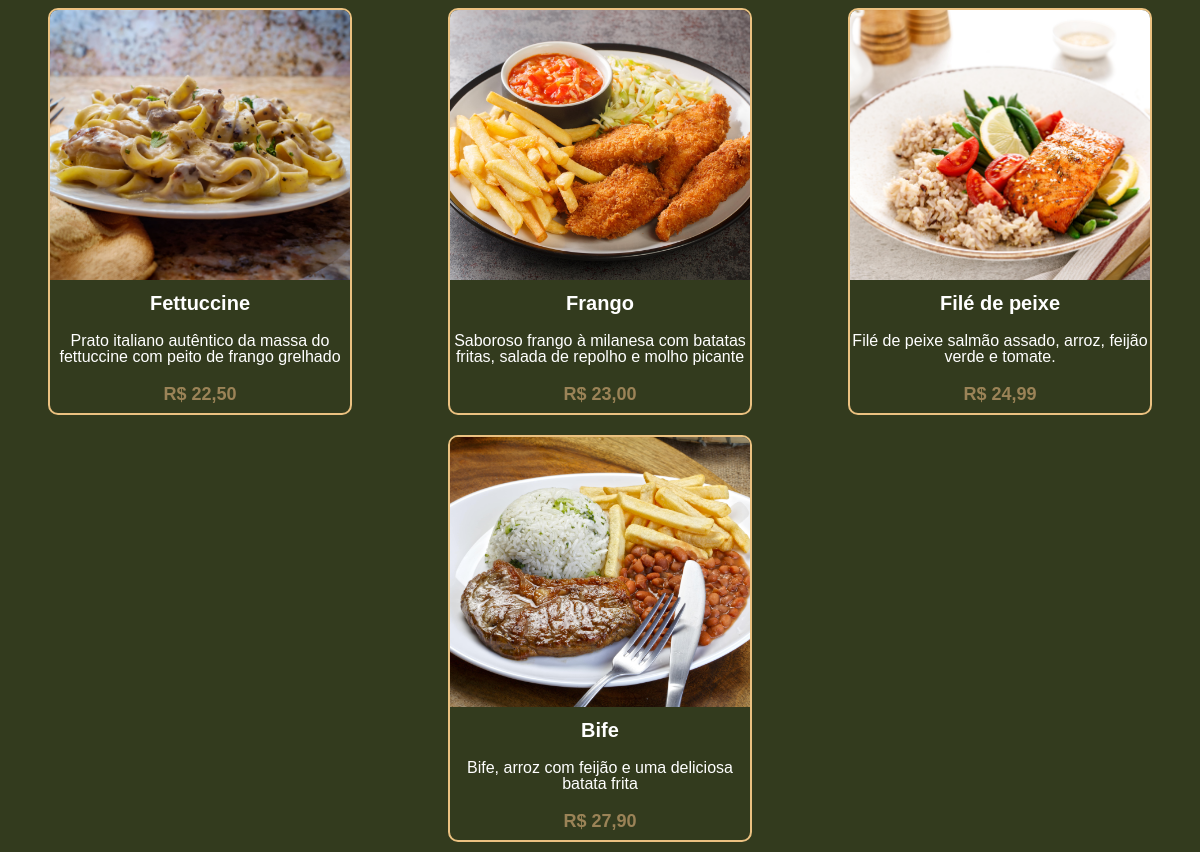
/ (lower part), run on an earlier commit of the app's database.
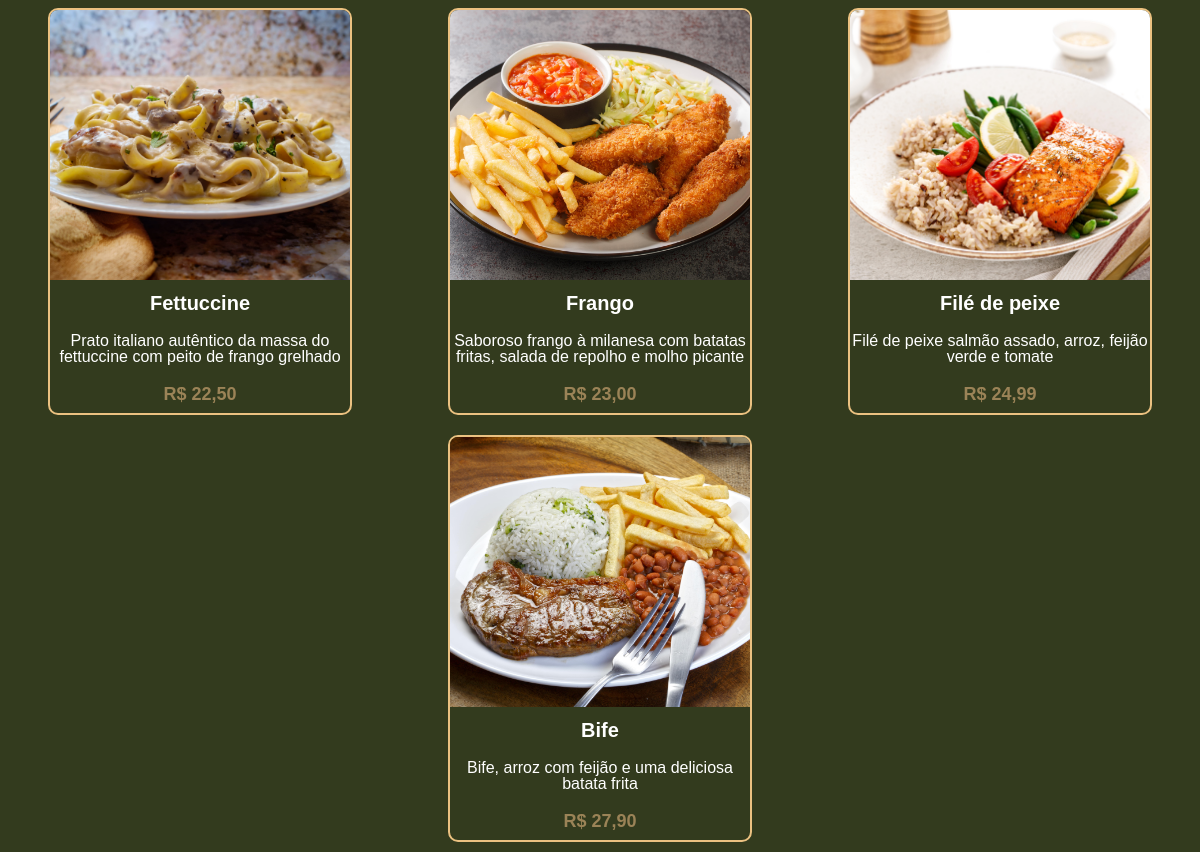
And on a later commit of the database.
### tables this page shows
CREATE TABLE cardapio_almoco (
    id INT AUTO_INCREMENT PRIMARY KEY,
    prato VARCHAR(256),
    tipo VARCHAR(256) NOT NULL DEFAULT 'Almoço',
    descricao VARCHAR(256),
    preco DECIMAL(10, 2),
    imagem VARCHAR(256)
);

### index.php (the view, shortened to what this page needs)
<?php
require 'repositories/cardapio_almoco.class.php';
?>
<!DOCTYPE html>
<html lang="pt-br">
<head>
    <link rel="stylesheet" href="styles/reset.css">
    <link rel="stylesheet" href="styles/index.css">
    <link rel="stylesheet" href="styles/administrador.css">
    <link rel="stylesheet" href="styles/form.css">
</head>
<body>
    <main>
        <section class="container-almoco">
            <div class="container-almoco-produtos">
                <?php
                    $sql = 'SELECT * FROM cardapio_almoco ORDER BY preco';
                    $stmt = $pdo->query($sql);
                    $stmt->execute();
                    if ($stmt->rowCount() > 0) {
                        $exteriorizar = $stmt->fetchAll(PDO::FETCH_ASSOC);
                        foreach ($exteriorizar as $key) {
                            $formatar_preco = number_format((float)$key['preco'], 2, ',', '');
                ?>
                <div class="container-produto">
                    <div class="container-foto">
                        <img src="<?php echo $key['imagem'];?>">
                    </div>
                    <p><?php echo $key['prato'];?></p>
                    <p><?php echo $key['descricao'];?></p>
                    <p><?php echo "R$ " . $formatar_preco;?></p>
                </div>
                <?php
                        }
                    }
                ?>
            </div>
        </section>
    </main>
</body>
</html>

### styles/index.css (style rules this page uses)
body { background-color: #333B1E; font-family: 'Barlow', sans-serif; }
main { height: 100vh; }
.container-banner h1, p { color: #FFFFFF; }
.container-cafe-manha, .container-almoco { display: flex; justify-content: center; flex-direction: column; }
.container-cafe-manha-produtos, .container-almoco-produtos { display: flex; justify-content: space-around; flex-wrap: wrap; }
.container-produto { display: flex; flex-direction: column; align-items: center; border-radius: 10px; border: solid #EBC181 2px; overflow: hidden; margin: 10px; width: 300px; height: auto; }
.container-produto img { width: 350px; height: 270px; object-fit: cover; }
.container-produto p { margin: 10px 0; text-align: center; }
.container-produto p:nth-child(4) { color: #9B8357; font-size: 18px; font-weight: 600; }
.container-produto p:nth-child(2) { font-weight: bold; font-size: 20px; }

### styles/administrador.css (style rules this page uses)
body { font-family: 'Barlow', sans-serif; }

### styles/form.css (style rules this page uses)
body { font-family: 'Barlow', sans-serif; }

What changed in the data, as far as the page shows it:
changed cardapio_almoco "Filé de peixe": descricao "Filé de peixe salmão assado, arroz, feijão verde e tomate." → "Filé de peixe salmão assado, arroz, feijão verde e tomate"
